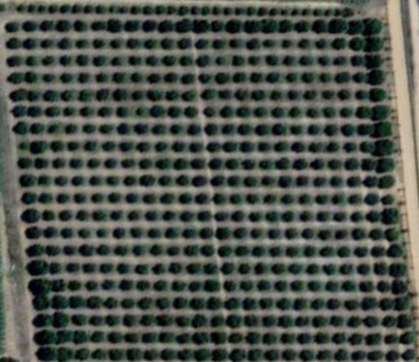
#> input picture Exemplos figuras/rotulação de componentes/manga1.png, 419 x 362 px
$ python rotulationComponents.py
#> lines starting #> are read from the running program, lines starting #| are printed output that depends on the picture; after the words box and inside, x2 and y2 are one past the last pixel; in counts of white or black regions, pixels touching at a corner belong together
import cv2
import numpy as np

img = cv2.imread('manga1.png', 0)
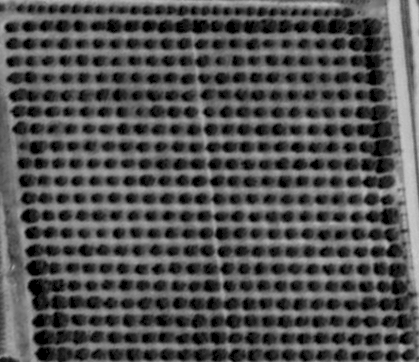
#> img: shape (362, 419); min 0, max 203, mean 83.4
img = cv2.threshold(img, 127, 255, cv2.THRESH_BINARY)[1]  # ensure binary
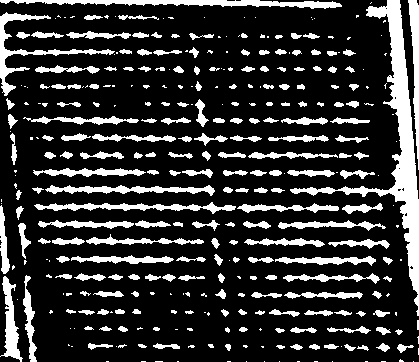
#> img: shape (362, 419); 20.1% white; 335 white regions (134 under 20 px), largest, box (x1, y1, x2, y2) and area: (290, 0, 419, 316) 5179, (0, 0, 342, 9) 1559, (0, 12, 115, 96) 1230
ret, labels = cv2.connectedComponents(img)
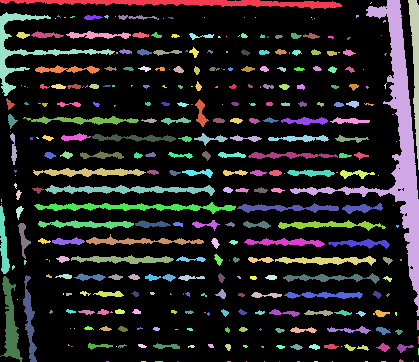
#> labels: shape (362, 419) int32; 336 distinct labels, from 0 to 335; one colour per label, 0 black
#> ret = 336

def imshow_components(labels):
    # Map component labels to hue val
    label_hue = np.uint8(179*labels/np.max(labels))
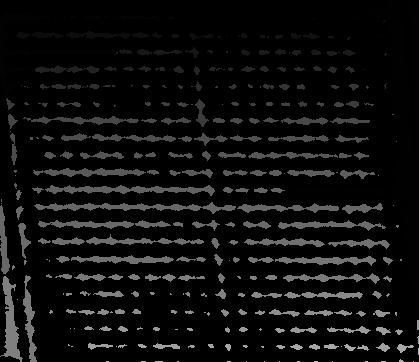
#> label_hue: shape (362, 419); min 0, max 179, mean 13.7
    blank_ch = 255*np.ones_like(label_hue)
    labeled_img = cv2.merge([label_hue, blank_ch, blank_ch])
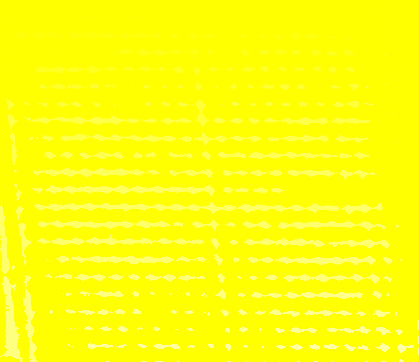
#> labeled_img: shape (362, 419, 3); mean of channels 0, 1, 2 13.7, 255, 255; drawn as B, G, R

    # cvt to BGR for display
    labeled_img = cv2.cvtColor(labeled_img, cv2.COLOR_HSV2BGR)
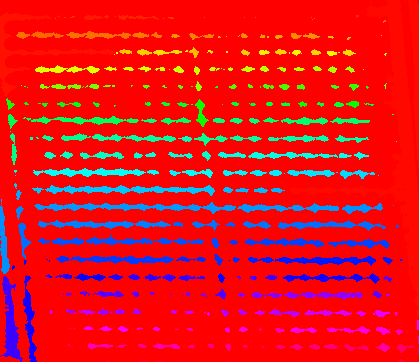
#> labeled_img: shape (362, 419, 3); mean B, G, R 27.2, 19.5, 227.3

    # set bg label to black
    labeled_img[label_hue==0] = 0
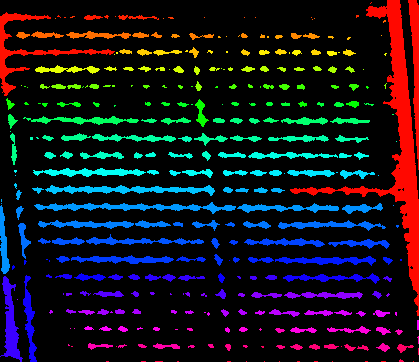
#> labeled_img: shape (362, 419, 3); mean B, G, R 27.2, 19.5, 20.9
    cv2.imwrite("rotulada.png", labeled_img)
    cv2.imshow("Imagem final:", labeled_img)
    cv2.waitKey()

imshow_components(labels)
